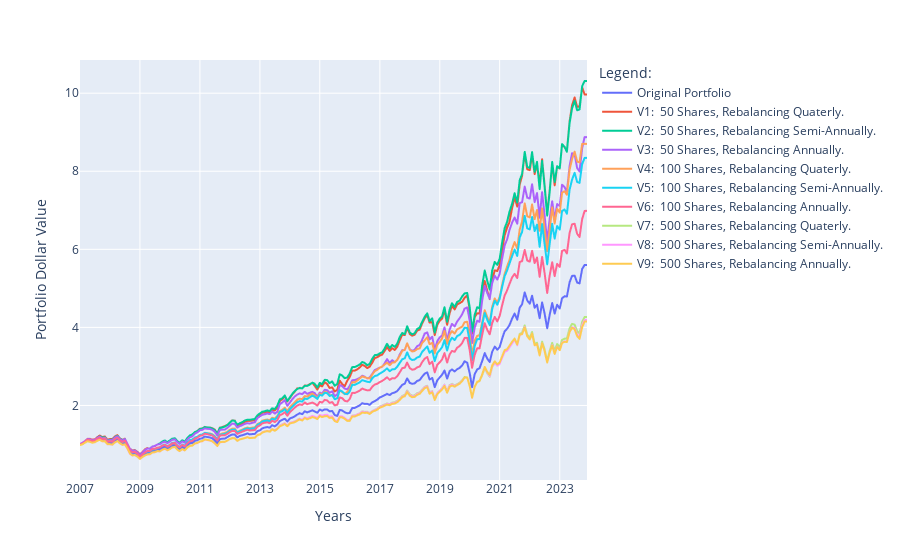

Here is the notebook cell this chart was saved with:
### Code cell
fig = px.line(port_values)

# Customize the layout
fig.update_layout(
    legend_title_text='Legend:',
    yaxis_title='Portfolio Dollar Value',
    xaxis_title='Years',
    xaxis=dict(
        tickmode='array',
        tickvals=[port_values.index[i] for i in range(0, len(port_values.index), 24)],  # 24 months = 2 years
        ticktext=[port_values.index[i].year for i in range(0, len(port_values.index), 24)]
    )
)

fig.show()

### Figure 1 — Plotly figure (JSON) as saved in the notebook; plotly's stock layout.template omitted (floating-point values rounded to 4 significant figures; data arrays with more than 128 entries replaced by an {"elided": "..."} marker saying what was removed)
{"data": [{"hovertemplate": "variable=Original Portfolio<br>date=%{x}<br>value=%{y}<extra></extra>", "legendgroup": "Original Portfolio", "line": {"color": "#636efa", "dash": "solid"}, "marker": {"symbol": "circle"}, "mode": "lines", "name": "Original Portfolio", "showlegend": true, "type": "scattergl", "x": {"elided": "204 str values"}, "xaxis": "x", "y": {"elided": "204 float values"}, "yaxis": "y"}, {"hovertemplate": "variable=V1:  50 Shares, Rebalancing Quaterly.<br>date=%{x}<br>value=%{y}<extra></extra>", "legendgroup": "V1:  50 Shares, Rebalancing Quaterly.", "line": {"color": "#EF553B", "dash": "solid"}, "marker": {"symbol": "circle"}, "mode": "lines", "name": "V1:  50 Shares, Rebalancing Quaterly.", "showlegend": true, "type": "scattergl", "x": {"elided": "204 str values"}, "xaxis": "x", "y": {"elided": "204 float values"}, "yaxis": "y"}, {"hovertemplate": "variable=V2:  50 Shares, Rebalancing Semi-Annually.<br>date=%{x}<br>value=%{y}<extra></extra>", "legendgroup": "V2:  50 Shares, Rebalancing Semi-Annually.", "line": {"color": "#00cc96", "dash": "solid"}, "marker": {"symbol": "circle"}, "mode": "lines", "name": "V2:  50 Shares, Rebalancing Semi-Annually.", "showlegend": true, "type": "scattergl", "x": {"elided": "204 str values"}, "xaxis": "x", "y": {"elided": "204 float values"}, "yaxis": "y"}, {"hovertemplate": "variable=V3:  50 Shares, Rebalancing Annually.<br>date=%{x}<br>value=%{y}<extra></extra>", "legendgroup": "V3:  50 Shares, Rebalancing Annually.", "line": {"color": "#ab63fa", "dash": "solid"}, "marker": {"symbol": "circle"}, "mode": "lines", "name": "V3:  50 Shares, Rebalancing Annually.", "showlegend": true, "type": "scattergl", "x": {"elided": "204 str values"}, "xaxis": "x", "y": {"elided": "204 float values"}, "yaxis": "y"}, {"hovertemplate": "variable=V4:  100 Shares, Rebalancing Quaterly.<br>date=%{x}<br>value=%{y}<extra></extra>", "legendgroup": "V4:  100 Shares, Rebalancing Quaterly.", "line": {"color": "#FFA15A", "dash": "solid"}, "marker": {"symbol": "circle"}, "mode": "lines", "name": "V4:  100 Shares, Rebalancing Quaterly.", "showlegend": true, "type": "scattergl", "x": {"elided": "204 str values"}, "xaxis": "x", "y": {"elided": "204 float values"}, "yaxis": "y"}, {"hovertemplate": "variable=V5:  100 Shares, Rebalancing Semi-Annually.<br>date=%{x}<br>value=%{y}<extra></extra>", "legendgroup": "V5:  100 Shares, Rebalancing Semi-Annually.", "line": {"color": "#19d3f3", "dash": "solid"}, "marker": {"symbol": "circle"}, "mode": "lines", "name": "V5:  100 Shares, Rebalancing Semi-Annually.", "showlegend": true, "type": "scattergl", "x": {"elided": "204 str values"}, "xaxis": "x", "y": {"elided": "204 float values"}, "yaxis": "y"}, {"hovertemplate": "variable=V6:  100 Shares, Rebalancing Annually.<br>date=%{x}<br>value=%{y}<extra></extra>", "legendgroup": "V6:  100 Shares, Rebalancing Annually.", "line": {"color": "#FF6692", "dash": "solid"}, "marker": {"symbol": "circle"}, "mode": "lines", "name": "V6:  100 Shares, Rebalancing Annually.", "showlegend": true, "type": "scattergl", "x": {"elided": "204 str values"}, "xaxis": "x", "y": {"elided": "204 float values"}, "yaxis": "y"}, {"hovertemplate": "variable=V7:  500 Shares, Rebalancing Quaterly.<br>date=%{x}<br>value=%{y}<extra></extra>", "legendgroup": "V7:  500 Shares, Rebalancing Quaterly.", "line": {"color": "#B6E880", "dash": "solid"}, "marker": {"symbol": "circle"}, "mode": "lines", "name": "V7:  500 Shares, Rebalancing Quaterly.", "showlegend": true, "type": "scattergl", "x": {"elided": "204 str values"}, "xaxis": "x", "y": {"elided": "204 float values"}, "yaxis": "y"}, {"hovertemplate": "variable=V8:  500 Shares, Rebalancing Semi-Annually.<br>date=%{x}<br>value=%{y}<extra></extra>", "legendgroup": "V8:  500 Shares, Rebalancing Semi-Annually.", "line": {"color": "#FF97FF", "dash": "solid"}, "marker": {"symbol": "circle"}, "mode": "lines", "name": "V8:  500 Shares, Rebalancing Semi-Annually.", "showlegend": true, "type": "scattergl", "x": {"elided": "204 str values"}, "xaxis": "x", "y": {"elided": "204 float values"}, "yaxis": "y"}, {"hovertemplate": "variable=V9:  500 Shares, Rebalancing Annually.<br>date=%{x}<br>value=%{y}<extra></extra>", "legendgroup": "V9:  500 Shares, Rebalancing Annually.", "line": {"color": "#FECB52", "dash": "solid"}, "marker": {"symbol": "circle"}, "mode": "lines", "name": "V9:  500 Shares, Rebalancing Annually.", "showlegend": true, "type": "scattergl", "x": {"elided": "204 str values"}, "xaxis": "x", "y": {"elided": "204 float values"}, "yaxis": "y"}], "layout": {"legend": {"title": {"text": "Legend:"}, "tracegroupgap": 0}, "margin": {"t": 60}, "xaxis": {"anchor": "y", "domain": [0, 1], "tickmode": "array", "ticktext": [2007, 2009, 2011, 2013, 2015, 2017, 2019, 2021, 2023], "tickvals": ["2007-01-31T00:00:00", "2009-01-30T00:00:00", "2011-01-31T00:00:00", "2013-01-31T00:00:00", "2015-01-30T00:00:00", "2017-01-31T00:00:00", "2019-01-31T00:00:00", "2021-01-29T00:00:00", "2023-01-31T00:00:00"], "title": {"text": "Years"}}, "yaxis": {"anchor": "x", "domain": [0, 1], "title": {"text": "Portfolio Dollar Value"}}}}
